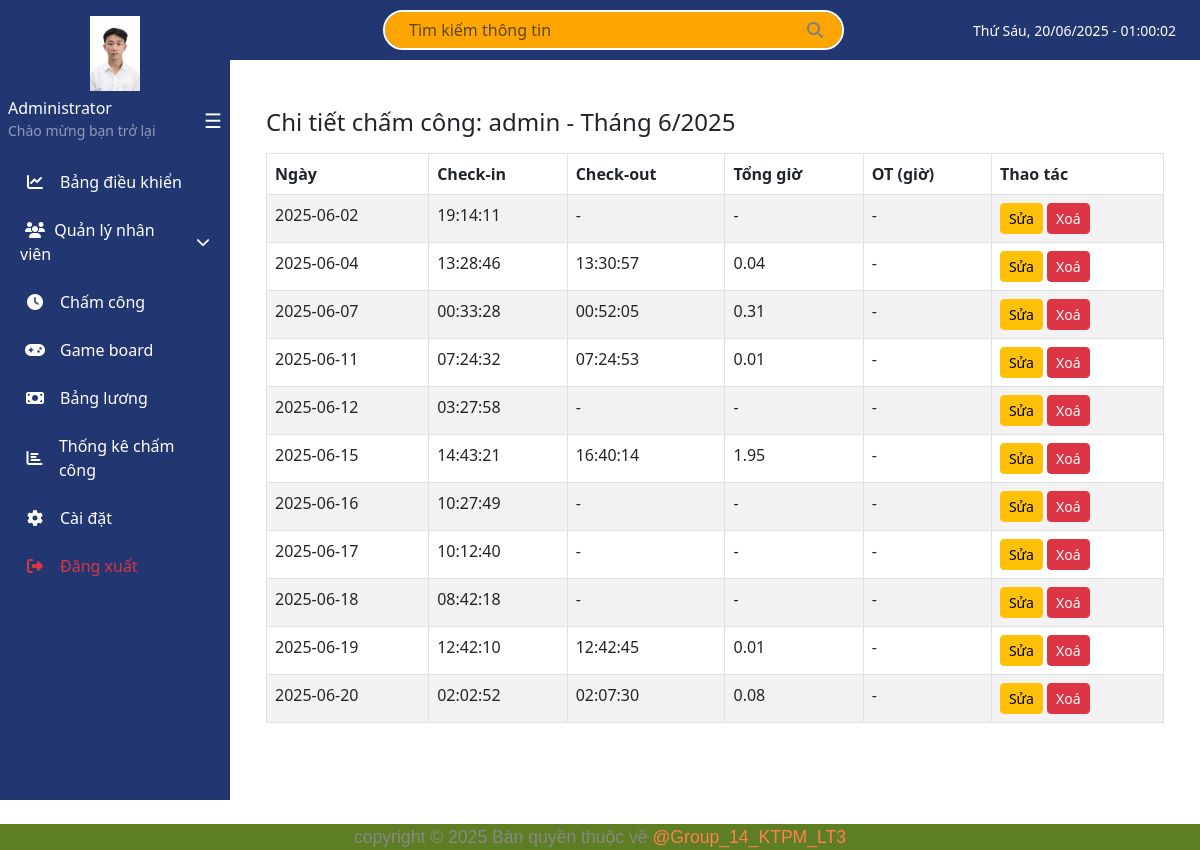
/chamcong/chi-tiet/250001/6 (signed in), run on the app's committed database.
### app/models/user.py (models this page shows, shortened)
class User(UserMixin, db.Model):  # ✅ thêm UserMixin
    id = db.Column(db.Integer, primary_key=True)
    employee_code = db.Column(db.String(10), unique=True)
    employee_info = db.relationship("EmployeeInfo", back_populates="user", uselist=False)
    username = db.Column(db.String(64), unique=True, nullable=False)
    password_hash = db.Column(db.String(128), nullable=False)
    avatar = db.Column(db.String(20), default = "default.jpg")
    role = db.Column(db.String(20), default='employee')  # admin / employee

### app/models/attendance.py (models this page shows)
class Attendance(db.Model):
    id = db.Column(db.Integer, primary_key=True)
    user_id = db.Column(db.Integer, db.ForeignKey('user.id'), nullable=False)
    date = db.Column(db.Date, default=datetime.utcnow().date)
    check_in = db.Column(db.DateTime, nullable=True)
    check_out = db.Column(db.DateTime, nullable=True)
    total_hours = db.Column(db.Float, default=0)  # số giờ làm trong ngày
    ot_hours = db.Column(db.Float, nullable=True, default=0.0)  # ✅ thêm trường tăng ca
    user = db.relationship('User', backref='attendance_records')

### app/routes/attendance.py (the view)
@attendance_bp.route('/chamcong/chi-tiet/<string:employee_code>/<int:month>')
@role_required('admin', 'manager')
def chi_tiet_cham_cong_thang(employee_code, month):
    year = datetime.now().year
    total_days = monthrange(year, month)[1]
    from app.models.user import User
    user = User.query.filter_by(employee_code=employee_code).first_or_404()
    from app.models.attendance import Attendance
    records = Attendance.query.filter_by(user_id=user.id).filter(
        Attendance.date.between(date(year, month, 1), date(year, month, total_days))
    ).order_by(Attendance.date.asc()).all()
    return render_with_role('attendance/bang_cham_cong_chi_tiet.html', user=user, records=records, month=month, year=year)

### app/utils/render_with_role_layout.py (called while the page is built)
def render_with_role(template_name, **context):
    role = getattr(current_user, 'role', None)
    if role == 'admin':
        layout = 'layouts/base_admin.html'
    elif role == 'manager':
        layout = 'layouts/base_manager.html'
    else:
        layout = 'layouts/base_employee.html'
    return render_template(template_name, layout=layout, **context)

### app/templates/attendance/bang_cham_cong_chi_tiet.html
{% extends layout %}
{% block content %}
<div class="container mt-4">
    <h4>Chi tiết chấm công: {{ user.username }} - Tháng {{ month }}/{{ year }}</h4>
    <table class="table table-bordered table-striped mt-3">
        <thead>
            <tr>
                <th>Ngày</th>
                <th>Check-in</th>
                <th>Check-out</th>
                <th>Tổng giờ</th>
                <th>OT (giờ)</th>
                <th>Thao tác</th>
            </tr>
        </thead>
        <tbody>
            {% for r in records %}
            <tr>
                <td>{{ r.date.strftime('%Y-%m-%d') }}</td>
                <td>{{ r.check_in.strftime('%H:%M:%S') if r.check_in else '-' }}</td>
                <td>{{ r.check_out.strftime('%H:%M:%S') if r.check_out else '-' }}</td>
                <td>{{ '%.2f' % r.total_hours if r.total_hours else '-' }}</td>
                <td>{{ '%.2f' % r.ot_hours if r.ot_hours else '-' }}</td>
                <td>
                    <a href="{{ url_for('attendance.edit_attendance', id=r.id) }}" class="btn btn-sm btn-warning">Sửa</a>
                    <form method="POST" action="{{ url_for('attendance.delete_attendance', id=r.id) }}" style="display:inline;">
                        <button type="submit" class="btn btn-sm btn-danger" onclick="return confirm('Xoá bản ghi này?')">Xoá</button>
                    </form>
                </td>
            </tr>
            {% endfor %}
        </tbody>
    </table>
</div>
{% endblock %}

### app/static/css/base.css (style rules this page uses)
body { min-height: 100vh; font-family: 'Segoe UI', Tahoma, Geneva, Verdana, sans-serif; }

### data on the page
User: username "admin"
Attendance: date "2025-06-02", check_in "19:14:11", check_out "-", total_hours "-", ot_hours "-"
Attendance: date "2025-06-04", check_in "13:28:46", check_out "13:30:57", total_hours "0.04", ot_hours "-"
Attendance: date "2025-06-07", check_in "00:33:28", check_out "00:52:05", total_hours "0.31", ot_hours "-"
Attendance: date "2025-06-11", check_in "07:24:32", check_out "07:24:53", total_hours "0.01", ot_hours "-"
Attendance: date "2025-06-12", check_in "03:27:58", check_out "-", total_hours "-", ot_hours "-"
Attendance: date "2025-06-15", check_in "14:43:21", check_out "16:40:14", total_hours "1.95", ot_hours "-"
Attendance: date "2025-06-16", check_in "10:27:49", check_out "-", total_hours "-", ot_hours "-"
Attendance: date "2025-06-17", check_in "10:12:40", check_out "-", total_hours "-", ot_hours "-"
Attendance: date "2025-06-18", check_in "08:42:18", check_out "-", total_hours "-", ot_hours "-"
Attendance: date "2025-06-19", check_in "12:42:10", check_out "12:42:45", total_hours "0.01", ot_hours "-"
Attendance: date "2025-06-20", check_in "02:02:52", check_out "02:07:30", total_hours "0.08", ot_hours "-"

### other printed values
{{ month }} "6"
{{ year }} "2025"
